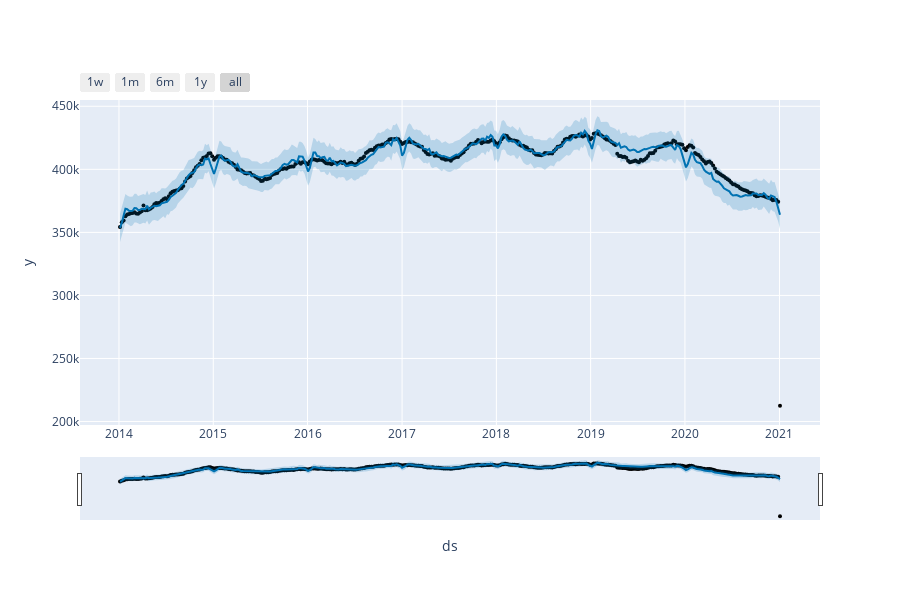

Notebook code cell kept with this figure:
### Code cell
m = train_model(best_params)
forecast = m.predict(future_df)
plot_plotly(m,forecast.reset_index())

### Figure 1 — Plotly figure (JSON) as saved in the notebook; plotly's stock layout.template omitted (floating-point values rounded to 4 significant figures; data arrays with more than 128 entries replaced by an {"elided": "..."} marker saying what was removed)
{"data": [{"marker": {"color": "black", "size": 4}, "mode": "markers", "name": "Actual", "type": "scatter", "x": {"elided": "366 str values"}, "y": {"elided": "366 int values"}}, {"hoverinfo": "skip", "line": {"width": 0}, "mode": "lines", "type": "scatter", "x": {"elided": "366 str values"}, "y": {"elided": "366 float values"}}, {"fill": "tonexty", "fillcolor": "rgba(0, 114, 178, 0.2)", "line": {"color": "#0072B2", "width": 2}, "mode": "lines", "name": "Predicted", "type": "scatter", "x": {"elided": "366 str values"}, "y": {"elided": "366 float values"}}, {"fill": "tonexty", "fillcolor": "rgba(0, 114, 178, 0.2)", "hoverinfo": "skip", "line": {"width": 0}, "mode": "lines", "type": "scatter", "x": {"elided": "366 str values"}, "y": {"elided": "366 float values"}}], "layout": {"height": 600, "showlegend": false, "width": 900, "xaxis": {"rangeselector": {"buttons": [{"count": 7, "label": "1w", "step": "day", "stepmode": "backward"}, {"count": 1, "label": "1m", "step": "month", "stepmode": "backward"}, {"count": 6, "label": "6m", "step": "month", "stepmode": "backward"}, {"count": 1, "label": "1y", "step": "year", "stepmode": "backward"}, {"step": "all"}]}, "rangeslider": {"visible": true}, "title": {"text": "ds"}, "type": "date"}, "yaxis": {"title": {"text": "y"}}}}
